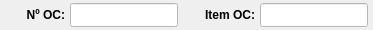
              <widget class="QWidget" name="widget_29" native="true">
               <property name="minimumSize">
                <size>
                 <width>0</width>
                 <height>30</height>
                </size>
               </property>
               <property name="maximumSize">
                <size>
                 <width>16777215</width>
                 <height>30</height>
                </size>
               </property>
               <property name="styleSheet">
                <string notr="true"/>
               </property>
               <layout class="QHBoxLayout" name="horizontalLayout_27">
                <property name="spacing">
                 <number>5</number>
                </property>
                <property name="leftMargin">
                 <number>5</number>
                </property>
                <property name="topMargin">
                 <number>3</number>
                </property>
                <property name="rightMargin">
                 <number>5</number>
                </property>
                <property name="bottomMargin">
                 <number>3</number>
                </property>
                <item>
                 <widget class="QLabel" name="label_24">
                  <property name="minimumSize">
                   <size>
                    <width>60</width>
                    <height>0</height>
                   </size>
                  </property>
                  <property name="maximumSize">
                   <size>
                    <width>60</width>
                    <height>16777215</height>
                   </size>
                  </property>
                  <property name="font">
                   <font>
                    <pointsize>9</pointsize>
                    <weight>75</weight>
                    <bold>true</bold>
                   </font>
                  </property>
                  <property name="text">
                   <string>Nº OC:</string>
                  </property>
                  <property name="alignment">
                   <set>Qt::AlignRight|Qt::AlignTrailing|Qt::AlignVCenter</set>
                  </property>
                 </widget>
                </item>
                <item>
                 <widget class="QLineEdit" name="line_Num_OC">
                  <property name="sizePolicy">
                   <sizepolicy hsizetype="Preferred" vsizetype="Preferred">
                    <horstretch>0</horstretch>
                    <verstretch>0</verstretch>
                   </sizepolicy>
                  </property>
                  <property name="minimumSize">
                   <size>
                    <width>75</width>
                    <height>0</height>
                   </size>
                  </property>
                  <property name="maximumSize">
                   <size>
                    <width>16777215</width>
                    <height>16777215</height>
                   </size>
                  </property>
                  <property name="font">
                   <font>
                    <pointsize>9</pointsize>
                   </font>
                  </property>
                  <property name="styleSheet">
                   <string notr="true">background-color: rgb(255, 255, 255);</string>
                  </property>
                  <property name="text">
                   <string/>
                  </property>
                  <property name="alignment">
                   <set>Qt::AlignCenter</set>
                  </property>
                 </widget>
                </item>
                <item>
                 <widget class="QLabel" name="label">
                  <property name="text">
                   <string/>
                  </property>
                 </widget>
                </item>
                <item>
                 <widget class="QLabel" name="label_26">
                  <property name="minimumSize">
                   <size>
                    <width>60</width>
                    <height>0</height>
                   </size>
                  </property>
                  <property name="maximumSize">
                   <size>
                    <width>60</width>
                    <height>16777215</height>
                   </size>
                  </property>
                  <property name="font">
                   <font>
                    <pointsize>9</pointsize>
                    <weight>75</weight>
                    <bold>true</bold>
                   </font>
                  </property>
                  <property name="text">
                   <string>Item OC:</string>
                  </property>
                  <property name="alignment">
                   <set>Qt::AlignRight|Qt::AlignTrailing|Qt::AlignVCenter</set>
                  </property>
                 </widget>
                </item>
                <item>
                 <widget class="QLineEdit" name="line_Item_OC">
                  <property name="sizePolicy">
                   <sizepolicy hsizetype="Preferred" vsizetype="Preferred">
                    <horstretch>0</horstretch>
                    <verstretch>0</verstretch>
                   </sizepolicy>
                  </property>
                  <property name="minimumSize">
                   <size>
                    <width>50</width>
                    <height>0</height>
                   </size>
                  </property>
                  <property name="maximumSize">
                   <size>
                    <width>16777215</width>
                    <height>16777215</height>
                   </size>
                  </property>
                  <property name="font">
                   <font>
                    <pointsize>9</pointsize>
                   </font>
                  </property>
                  <property name="styleSheet">
                   <string notr="true">background-color: rgb(255, 255, 255);</string>
                  </property>
                  <property name="alignment">
                   <set>Qt::AlignCenter</set>
                  </property>
                 </widget>
                </item>
               </layout>
              </widget>
